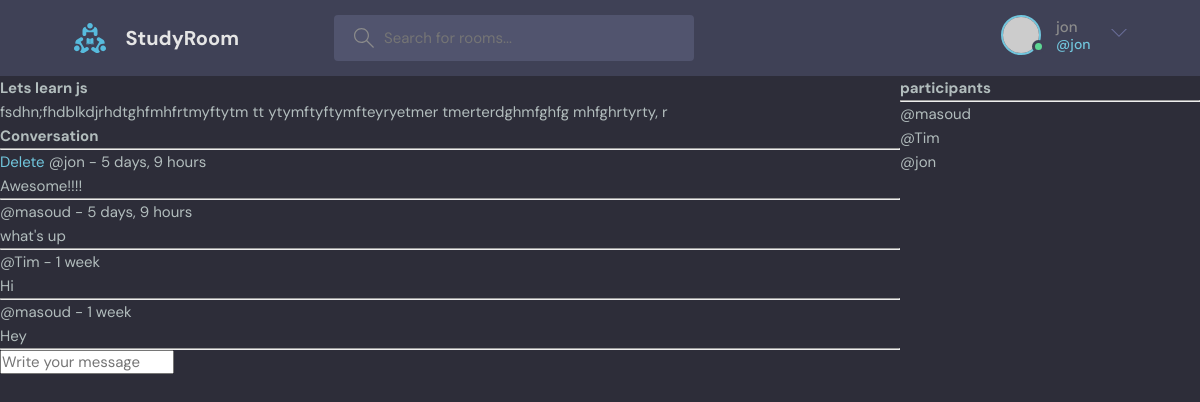
The app's page /room/1/ (signed in) with its own data.
### base/models.py (models this page shows, shortened)
class Room(models.Model):
    host = models.ForeignKey(User, on_delete=models.SET_NULL, null=True)
    topic = models.ForeignKey(Topic, on_delete=models.SET_NULL, null=True)
    name = models.CharField(max_length=200)
    description = models.TextField(null=True, blank=True)
    participants = models.ManyToManyField(
        User, related_name='participants', blank=True)
    updated = models.DateTimeField(auto_now=True)
    created = models.DateTimeField(auto_now_add=True)
    class Meta:
        ordering = ['-updated', '-created']

class Message(models.Model):
    user = models.ForeignKey(User, on_delete=models.CASCADE)
    room = models.ForeignKey(Room, on_delete=models.CASCADE)
    body = models.TextField()
    updated = models.DateTimeField(auto_now=True)
    created = models.DateTimeField(auto_now_add=True)
    class Meta:
        ordering = ['-updated', '-created']

### base/views.py (the view, shortened to what this page needs)
# urls.py: path('room/<str:pk>/', views.room, name="room"),
def room(request, pk):
    room = Room.objects.get(id=pk)
    room_messages = room.message_set.all()
    participants = room.participants.all()
    context = {'room': room, 'room_messages': room_messages,
               'participants': participants}
    return render(request, 'base/room.html', context)

### base/templates/base/room.html (shortened to what this page needs)
{% extends 'main.html' %} {% block content %}
<div class="room-container">
    <div>
        <h1>{{room.name}}</h1>
        <p>{{room.description}}</p>
        <div class="comment-wrapper">
            <h3>Conversation</h3>
            <hr />
            {% for message in room_messages %}
            <div>
                {% if request.user == message.user %}
                <a href="{% url 'delete-message' message.id %}">Delete</a>
                {% endif %}
                <small>@{{message.user}} - {{message.created|timesince}}</small>
                <p>{{message.body}}</p>
                <hr />
            </div>
            {% endfor %}
        </div>
        {% if request.user.is_authenticated %}
        <div class="comment-form">
            <form method="POST" action="">
                <input
                    type="text"
                    name="body"
                    placeholder="Write your message"
                />
            </form>
        </div>
        {% endif %}
    </div>
    <div>
        <h3>participants</h3>
        <hr />
        {% for user in participants %}
        <div>
            <p>@{{user.username}}</p>
        </div>
        {% endfor %}
    </div>
</div>
{% endblock %}

### templates/navbar.html (shortened to what this page needs)
{% load static %}
<header class="header header--loggedIn">
    <div class="container">
        <a href="{% url 'home' %}" class="header__logo">
            <img src="{% static 'images/logo.svg' %}" />
            <h1>StudyRoom</h1>
        </a>
        <form class="header__search" method="GET" action="{% url 'home' %}">
            <label>
                <input placeholder="Search for rooms..." name="q" />
            </label>
        </form>
        <nav class="header__menu">
            {% if request.user.is_authenticated %}
            <div class="header__user">
                <a href="profile.html">
                    <div class="avatar avatar--medium active">
                        <img
                            src="https://randomuser.me/api/portraits/men/37.jpg"
                        />
                    </div>
                    <p>
                        {{request.user.username}}
                        <span> @{{request.user.username}} </span>
                    </p>
                </a>
                <button class="dropdown-button">
                    <svg
                        version="1.1"
                        xmlns="http://www.w3.org/2000/svg"
                        width="32"
                        height="32"
                        viewBox="0 0 32 32"
                    >
                        <title>chevron-down</title>
                        <path
                            d="M16 21l-13-13h-3l16 16 16-16h-3l-13 13z"
                        ></path>
                    </svg>
                </button>
            </div>
            {% else %}
            <a href="{% url 'login' %}">
                <img src="{% static 'images/avatar.svg' %}" />
                <p>Login</p>
            </a>
            {% endif %}
        </nav>
    </div>
</header>

### static/styles/style.css (style rules this page uses)
:root { --color-main: #71c6dd; --color-main-light: #e1f6fb; --color-dark: #3f4156; --color-dark-medium: #51546e; --color-dark-light: #696d97; --color-light: #e5e5e5; --color-gray: #8b8b8b; --color-light-gray: #b2bdbd; --color-bg: #2d2d39; --color-success: #5dd693; --color-error: #fc4b0b; }
* { font-family: "DM Sans", -apple-system, BlinkMacSystemFont, "Segoe UI", Roboto, Oxygen, Ubuntu, Cantarell, "Open Sans", "Helvetica Neue", sans-serif; margin: 0; padding: 0; box-sizing: border-box; text-rendering: optimizeLegibility; font-size: inherit; }
html { font-size: 56.25%; }
@media only screen and (min-width: 1200px) { html { font-size: 62.5%; } }
body { line-height: 1.6; font-weight: 400; font-size: 1.5rem; color: var(--color-light-gray); background-color: var(--color-bg); min-height: 100vh; }
img { width: 100%; }
a { display: inline-block; color: var(--color-main); text-decoration: none; }
.container { max-width: 120rem; width: 90%; margin: auto; }
.avatar { position: relative; display: inline-block; border-radius: 50%; border: 2px solid var(--color-main); }
.avatar img { display: block; border-radius: 50%; object-fit: cover; object-position: center; }
.avatar::after { content: ""; display: block; position: absolute; background-color: var(--color-gray); z-index: 111; border-radius: 50%; border: 0.3rem solid var(--color-dark); }
.avatar.active::after { background-color: var(--color-success); }
.avatar.avatar--medium img { width: 3.6rem; height: 3.6rem; border-radius: 50%; }
.avatar.avatar--medium:after { width: 0.7rem; height: 0.7rem; bottom: 0px; right: -6px; }
.header { padding: 1.5rem; background-color: var(--color-dark); }
.header > .container { display: flex; gap: 9.5rem; }
.header__logo, .header__user { display: flex; gap: 2rem; align-items: center; }
.header__logo > img { height: 3.2rem; width: 3.2rem; }
.header__logo > h1 { font-weight: 700; font-size: 2rem; color: var(--color-light); }
.header__search > label { background-color: var(--color-dark-medium); padding: 1.3rem 1rem; display: flex; align-items: center; gap: 1rem; border-radius: 4px; }
.header__search svg { fill: var(--color-gray); width: 2rem; height: 2rem; margin-left: 1rem; }
.header__search input { width: 30rem; background: transparent; border: none; outline: none; color: var(--color-light); }
.header__menu { margin-left: auto; position: relative; }
.header__menu a { display: flex; gap: 1.5rem; align-items: center; font-weight: 500; text-decoration: none; color: var(--color-gray); }
.header__menu img { height: 3.6rem; }
.header__menu p { line-height: 1.2; }
.header__menu span { color: var(--color-main); font-weight: 500; font-size: 1.4rem; display: block; }
.header__menu svg { width: 1.6rem; height: 1.6rem; fill: var(--color-dark-light); }
.dropdown-button { background: transparent; border: 0; outline: 0; cursor: pointer; }

### base/templates/base/room.html (style rules this page uses)
.room-container { display: grid; grid-template-columns: 3fr 1fr; }

### records on screen
Room: name "Lets learn js", description "fsdhn;fhdblkdjrhdtghfmhfrtmyftytm tt ytymftyftymfteyryetmer tmerterdghmfghfg mhfghrtyrty, r"
Message: shows "Delete", user "jon", created "5 days, 9 hours", body "Awesome!!!!"
Message: user "masoud", created "5 days, 9 hours", body "what's up"
Message: user "Tim", created "1 week", body "Hi"
Message: user "masoud", created "1 week", body "Hey"

### other values on screen
{{ request.user.username }} "jon"
{{ user.username }} "masoud"
{{ user.username }} "Tim"
{{ user.username }} "jon"
